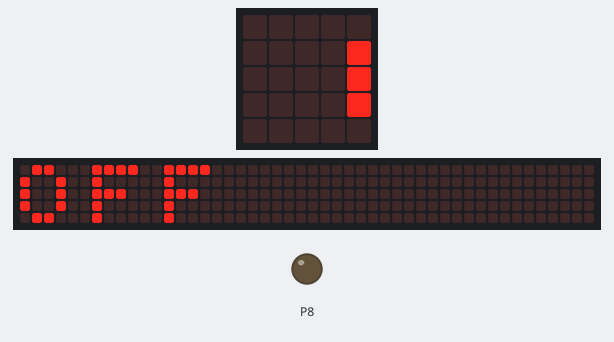
A program run on a simulated BBC micro:bit (MakeCode). Shown: the board's 5×5 LED display, a strip that is not on the board, showing the scrolling text unrolled, output pins drawn as LEDs (lit = HIGH). The 48×5 strip is a reading aid, not a part: it shows the text the display is scrolling, unrolled, one strip-width of it at a time.

Above: at 0.22 s.
At 0.97 s:
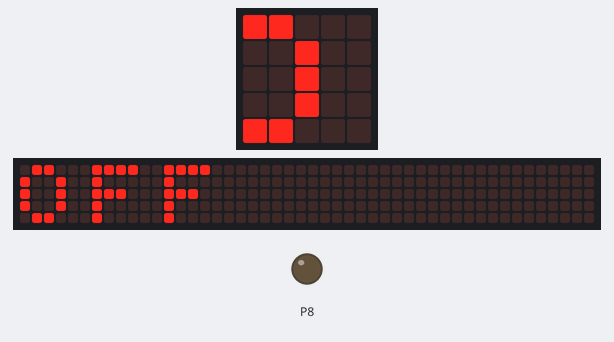
At 1.72 s:
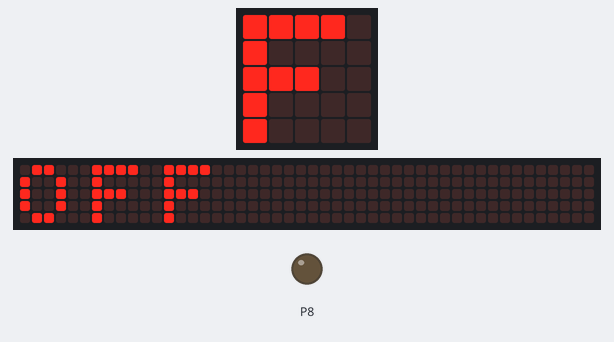
At 2.47 s:
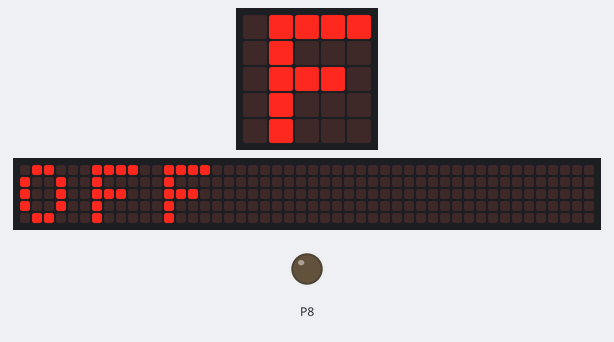
At 2.92 s:
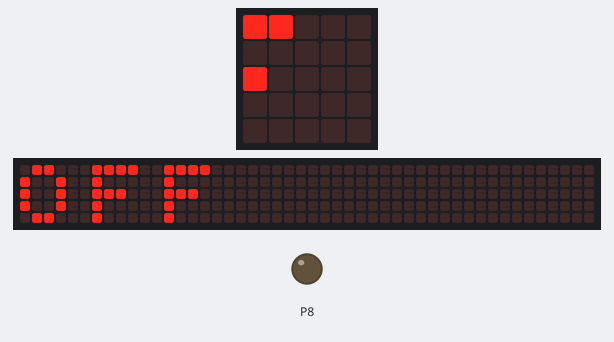
At 3.37 s:
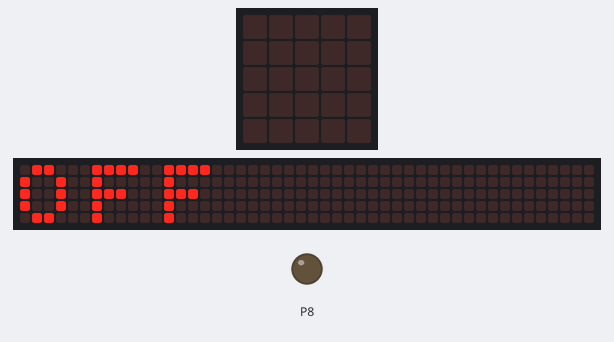

The program:

main.ts
```typescript
huskylens.initI2c()
huskylens.initMode(protocolAlgorithm.ALGORITHM_OBJECT_RECOGNITION)
basic.forever(function () {
    huskylens.request()
    if (huskylens.isAppear(1, HUSKYLENSResultType_t.HUSKYLENSResultBlock)) {
        pins.digitalWritePin(DigitalPin.P8, 1)
        basic.showString("ON")
    } else {
        pins.digitalWritePin(DigitalPin.P8, 0)
        basic.showString("OFF")
    }
})
```

test.ts
```typescript
// 테스트는 여기로 이동합니다; 이 패키지가 확장으로 사용될 때 컴파일되지 않을 것 입니다.
```

Measured:
- by itself, everything shown: repeats every 3.6 s, in 23 steps
- what the display in image 5 shows lasts 0.4 s, from 3.2 s to 3.6 s
